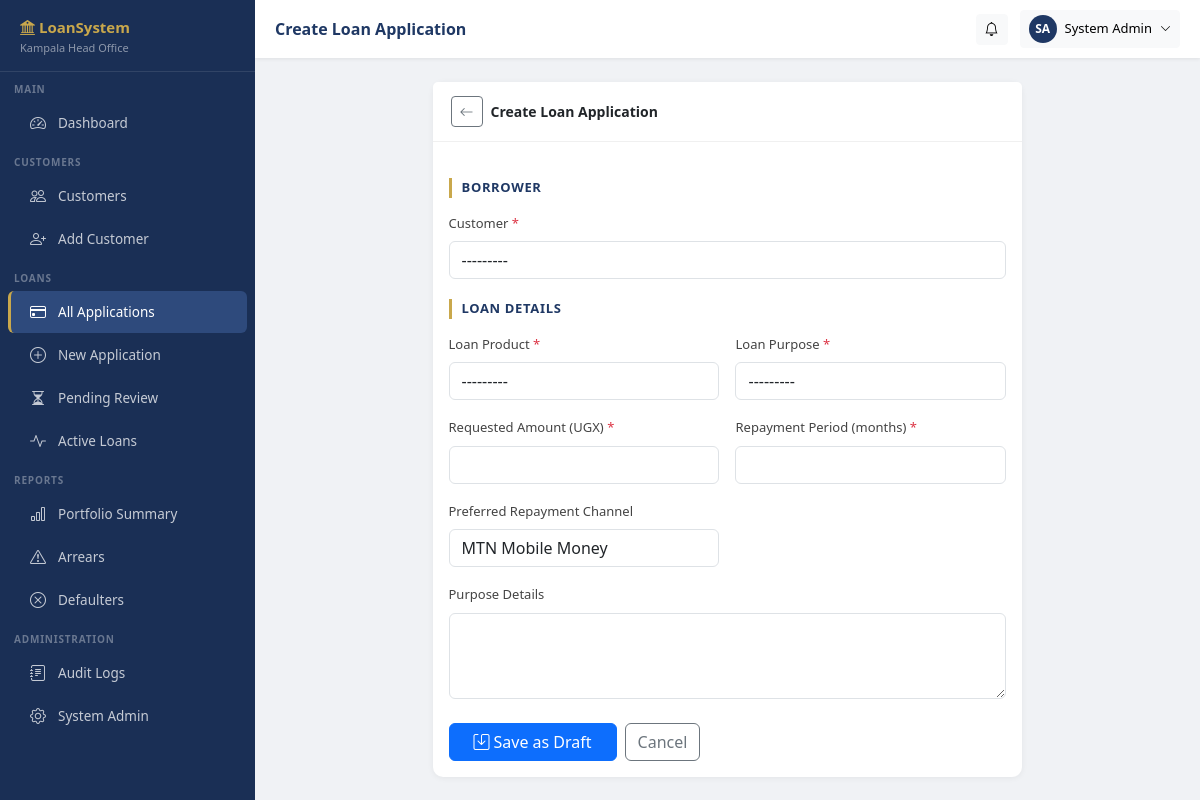
The app's page /loans/create/ (signed in) with its own data.
### apps/accounts/models.py (models this page shows, shortened)
class Branch(models.Model):
    name = models.CharField(max_length=100)
    code = models.CharField(max_length=20, unique=True)
    district = models.CharField(max_length=100)
    address = models.TextField(blank=True)
    phone = models.CharField(max_length=20, blank=True)
    is_head_office = models.BooleanField(default=False)
    is_active = models.BooleanField(default=True)
    created_at = models.DateTimeField(auto_now_add=True)
    class Meta:
        verbose_name_plural = 'Branches'
        ordering = ['name']

class User(AbstractUser):
    ROLE_FIELD_OFFICER    = 'field_officer'
    ROLE_LOAN_OFFICER     = 'loan_officer'
    ROLE_BRANCH_MANAGER   = 'branch_manager'
    ROLE_FINANCE_OFFICER  = 'finance_officer'
    ROLE_MD               = 'managing_director'
    ROLE_ADMIN            = 'admin'
    ROLE_AUDITOR          = 'auditor'
    ROLE_CHOICES = [
        (ROLE_FIELD_OFFICER,   'Field Officer'),
        (ROLE_LOAN_OFFICER,    'Loan Officer'),
        (ROLE_BRANCH_MANAGER,  'Branch Manager'),
        (ROLE_FINANCE_OFFICER, 'Finance Officer'),
        (ROLE_MD,              'Managing Director'),
        (ROLE_ADMIN,           'System Administrator'),
        (ROLE_AUDITOR,         'Internal Auditor'),
    ]
    role   = models.CharField(max_length=30, choices=ROLE_CHOICES, default=ROLE_FIELD_OFFICER)
    branch = models.ForeignKey(Branch, on_delete=models.SET_NULL, null=True, blank=True,
                               related_name='users')
    phone  = models.CharField(max_length=20, blank=True)
    must_change_password = models.BooleanField(default=True)
    last_active = models.DateTimeField(null=True, blank=True)
    failed_login_attempts = models.PositiveSmallIntegerField(default=0)
    locked_at = models.DateTimeField(null=True, blank=True)
    @property
    def is_sys_admin(self):       return self.role == self.ROLE_ADMIN
    @property
    def is_auditor(self):         return self.role == self.ROLE_AUDITOR
    @property
    def sees_all_branches(self):
        return self.role in [self.ROLE_MD, self.ROLE_ADMIN, self.ROLE_AUDITOR]

### apps/loans/views.py (the view)
# urls.py: path('create/',             views.loan_create,  name='create'),
@login_required
def loan_create(request):
    if request.user.is_auditor:
        messages.error(request, "Auditors cannot create loan applications.")
        return redirect('loans:list')
    customer_id = request.GET.get('customer')
    customer = get_object_or_404(Customer, pk=customer_id) if customer_id else None
    if customer and customer.has_active_loan:
        messages.warning(request, f"{customer.full_name} already has an active loan.")
    if customer and customer.is_blacklisted:
        messages.error(request, f"{customer.full_name} is blacklisted and cannot apply.")
        return redirect('customers:detail', pk=customer_id)
    if request.method == 'POST':
        form = LoanApplicationForm(request.POST, user=request.user)
        if form.is_valid():
            with transaction.atomic():
                loan = form.save(commit=False)
                loan.created_by = request.user
                loan.branch     = request.user.branch
                loan.status     = LoanApplication.STATUS_DRAFT
                loan.save()
                log_action(request.user, 'create', loan, None,
                           {'number': loan.application_number})
                messages.success(request,
                    f"Application {loan.application_number} created as Draft.")
                return redirect('loans:detail', pk=loan.pk)
    else:
        initial = {'customer': customer} if customer else {}
        form = LoanApplicationForm(initial=initial, user=request.user)
    return render(request, 'loans/loan_form.html', {
        'form': form, 'customer': customer, 'action': 'Create',
    })

### apps/loans/forms.py
class LoanApplicationForm(forms.ModelForm):
    class Meta:
        model  = LoanApplication
        fields = ['customer','product','purpose','purpose_details',
                  'requested_amount','requested_period_months','repayment_channel']
        widgets = {
            'purpose_details': forms.Textarea(attrs={'rows': 3}),
            'requested_amount': forms.NumberInput(attrs={'step':'1000','min':'100000'}),
        }
    def __init__(self, *args, user=None, **kwargs):
        super().__init__(*args, **kwargs)
        self.user = user
        if user and not user.sees_all_branches:
            self.fields['customer'].queryset = Customer.objects.filter(
                branch=user.branch, is_blacklisted=False)
        for f in self.fields.values():
            f.widget.attrs.setdefault('class', 'form-control')

### apps/accounts/context_processors.py (called while the page is built)
def user_role(request):
    if request.user.is_authenticated:
        return {
            'user_role': request.user.role,
            'user_branch': request.user.branch,
        }
    return {}

### apps/customers/models.py (called while the page is built)
    def __str__(self):
        return f"{self.full_name} — {self.nin}"

### apps/loans/models.py (called while the page is built)
    def __str__(self):
        return f"{self.name} ({self.code})"

### apps/notifications/context_processors.py (called while the page is built)
def unread_notifications(request):
    if request.user.is_authenticated:
        count = request.user.notifications.filter(is_read=False).count()
        recent = request.user.notifications.filter(is_read=False)[:5]
        return {'unread_notif_count': count, 'recent_notifications': recent}
    return {'unread_notif_count': 0, 'recent_notifications': []}

### templates/loans/loan_form.html (shortened to what this page needs)
{% extends "base/base.html" %}
{% block page_title %}{{ action }} Loan Application{% endblock %}
{% block nav_loans %}active{% endblock %}
{% block content %}
<div class="row justify-content-center">
<div class="col-lg-8">
<div class="card">
  <div class="card-header d-flex align-items-center gap-2">
    <a href="{% url 'loans:list' %}" class="btn btn-sm btn-outline-secondary">
      <i class="bi bi-arrow-left"></i>
    </a>
    <span>{{ action }} Loan Application</span>
  </div>
  <div class="card-body">
    <form method="post">
      <div class="form-section-title">Borrower</div>
      <div class="row g-3">
        <div class="col-12">
          <label class="form-label">Customer <span class="required-star">*</span></label>
          {{ form.customer }}
        </div>
      </div>
      <div class="form-section-title">Loan Details</div>
      <div class="row g-3">
        <div class="col-md-6">
          <label class="form-label">Loan Product <span class="required-star">*</span></label>
          {{ form.product }}
        </div>
        <div class="col-md-6">
          <label class="form-label">Loan Purpose <span class="required-star">*</span></label>
          {{ form.purpose }}
        </div>
        <div class="col-md-6">
          <label class="form-label">Requested Amount (UGX) <span class="required-star">*</span></label>
          {{ form.requested_amount }}
        </div>
        <div class="col-md-6">
          <label class="form-label">Repayment Period (months) <span class="required-star">*</span></label>
          {{ form.requested_period_months }}
        </div>
        <div class="col-md-6">
          <label class="form-label">Preferred Repayment Channel</label>
          {{ form.repayment_channel }}
        </div>
        <div class="col-12">
          <label class="form-label">Purpose Details</label>
          {{ form.purpose_details }}
        </div>
      </div>
      <div class="d-flex gap-2 mt-4">
        <button type="submit" class="btn btn-primary px-4">
          <i class="bi bi-save me-1"></i>Save as Draft
        </button>
        <a href="{% url 'loans:list' %}" class="btn btn-outline-secondary">Cancel</a>
      </div>
    </form>
  </div>
</div>
</div>
</div>
{% endblock %}

### templates/base/base.html (shortened to what this page needs)
<!DOCTYPE html>
<html lang="en">
<head>
<link href="https://cdn.jsdelivr.net/npm/bootstrap@5.3.2/dist/css/bootstrap.min.css" rel="stylesheet">
<link href="https://cdn.jsdelivr.net/npm/bootstrap-icons@1.11.3/font/bootstrap-icons.css" rel="stylesheet">
</head>
<body>
<nav id="sidebar">
  <div class="brand">
    <h5><i class="bi bi-bank2"></i> LoanSystem</h5>
    <small>{% if user_branch %}{{ user_branch.name }}{% else %}Head Office{% endif %}</small>
  </div>
  <div class="nav-section">Main</div>
  <a href="{% url 'dashboard:home' %}" class="nav-link {% block nav_dashboard %}{% endblock %}">
    <i class="bi bi-speedometer2"></i> Dashboard
  </a>
  <div class="nav-section">Customers</div>
  <a href="{% url 'customers:list' %}" class="nav-link {% block nav_customers %}{% endblock %}">
    <i class="bi bi-people"></i> Customers
  </a>
  {% if not request.user.is_auditor %}
  <a href="{% url 'customers:create' %}" class="nav-link">
    <i class="bi bi-person-plus"></i> Add Customer
  </a>
  {% endif %}
  <div class="nav-section">Loans</div>
  <a href="{% url 'loans:list' %}" class="nav-link {% block nav_loans %}{% endblock %}">
    <i class="bi bi-credit-card"></i> All Applications
  </a>
  {% if not request.user.is_auditor %}
  <a href="{% url 'loans:create' %}" class="nav-link">
    <i class="bi bi-plus-circle"></i> New Application
  </a>
  {% endif %}
  <a href="{% url 'loans:list' %}?status=submitted" class="nav-link">
    <i class="bi bi-hourglass-split"></i> Pending Review
  </a>
  <a href="{% url 'loans:list' %}?status=active" class="nav-link">
    <i class="bi bi-activity"></i> Active Loans
  </a>
  <div class="nav-section">Reports</div>
  <a href="{% url 'reports:portfolio' %}" class="nav-link {% block nav_reports %}{% endblock %}">
    <i class="bi bi-bar-chart"></i> Portfolio Summary
  </a>
  <a href="{% url 'reports:arrears' %}" class="nav-link">
    <i class="bi bi-exclamation-triangle"></i> Arrears
  </a>
  <a href="{% url 'reports:defaulters' %}" class="nav-link">
    <i class="bi bi-x-circle"></i> Defaulters
  </a>
  {% if request.user.is_sys_admin or request.user.is_auditor %}
  <div class="nav-section">Administration</div>
  <a href="{% url 'audit:logs' %}" class="nav-link">
    <i class="bi bi-journal-text"></i> Audit Logs
  </a>
  <a href="/admin/" class="nav-link">
    <i class="bi bi-gear"></i> System Admin
  </a>
  {% endif %}
  <div style="height: 40px;"></div>
</nav>
<header id="topbar">
  <span class="page-title">{% block page_title %}Dashboard{% endblock %}</span>
  <div class="dropdown">
    <button class="btn btn-light btn-sm btn-notif" data-bs-toggle="dropdown">
      <i class="bi bi-bell"></i>
    </button>
  </div>
  <div class="dropdown">
    <button class="btn btn-light btn-sm d-flex align-items-center gap-2" data-bs-toggle="dropdown">
      <div style="width:28px;height:28px;border-radius:50%;background:var(--primary);
                  color:#fff;font-size:12px;display:flex;align-items:center;justify-content:center;font-weight:700;">
        {{ request.user.first_name|first|upper }}{{ request.user.last_name|first|upper }}
      </div>
      <span class="d-none d-md-inline" style="font-size:13px;">{{ request.user.get_full_name|default:request.user.username }}</span>
      <i class="bi bi-chevron-down" style="font-size:11px;"></i>
    </button>
  </div>
</header>
<main id="main">
  {% block content %}{% endblock %}
</main>
</body>
</html>

### templates/base/base.html (style rules this page uses)
:root { --sidebar-w: 255px; --topbar-h: 58px; --primary: #1F3864; --accent: #C9A84C; --sidebar-bg: #1a2f55; --sidebar-hover: #2e4a7c; }
body { background: #f0f2f5; font-family: 'Segoe UI', Arial, sans-serif; font-size: 14px; }
#sidebar { position: fixed; top: 0; left: 0; width: var(--sidebar-w); height: 100vh; background: var(--sidebar-bg); overflow-y: auto; z-index: 1040; transition: transform .25s; }
#sidebar .brand { padding: 18px 20px 14px; border-bottom: 1px solid rgba(255,255,255,.1); }
#sidebar .brand h5 { color: var(--accent); font-weight: 700; margin: 0; font-size: 15px; }
#sidebar .brand small { color: rgba(255,255,255,.5); font-size: 11px; }
#sidebar .nav-section { padding: 10px 14px 4px; font-size: 10px; font-weight: 600; letter-spacing: .08em; color: rgba(255,255,255,.35); text-transform: uppercase; }
#sidebar .nav-link { color: rgba(255,255,255,.75); padding: 9px 20px; border-radius: 6px; margin: 1px 8px; font-size: 13.5px; display: flex; align-items: center; gap: 10px; transition: all .15s; }
#sidebar .nav-link:hover, #sidebar .nav-link.active { background: var(--sidebar-hover); color: #fff; }
#sidebar .nav-link.active { border-left: 3px solid var(--accent); padding-left: 17px; }
#sidebar .nav-link i { font-size: 16px; width: 20px; text-align: center; }
#topbar { position: fixed; top: 0; left: var(--sidebar-w); right: 0; height: var(--topbar-h); background: #fff; box-shadow: 0 1px 4px rgba(0,0,0,.08); z-index: 1030; display: flex; align-items: center; padding: 0 20px; gap: 12px; }
#topbar .page-title { font-weight: 600; font-size: 16px; color: var(--primary); flex: 1; }
#topbar .btn-notif { position: relative; }
#main { margin-left: var(--sidebar-w); margin-top: var(--topbar-h); padding: 24px; min-height: calc(100vh - var(--topbar-h)); }
.card { border: none; border-radius: 10px; box-shadow: 0 1px 6px rgba(0,0,0,.06); }
.card-header { background: #fff; border-bottom: 1px solid #f0f0f0; font-weight: 600; padding: 14px 18px; }
.form-label { font-weight: 500; font-size: 13px; color: #444; }
.form-section-title { font-size: 13px; font-weight: 700; color: var(--primary); text-transform: uppercase; letter-spacing: .05em; border-left: 3px solid var(--accent); padding-left: 10px; margin: 20px 0 14px; }
.required-star { color: #dc3545; }

### records on screen
Branch: name "Kampala Head Office"
User: user.first_name|first "S", user.last_name|first "A", user.get_full_name "System Admin"

### other values on screen
{{ action }} "Create"
